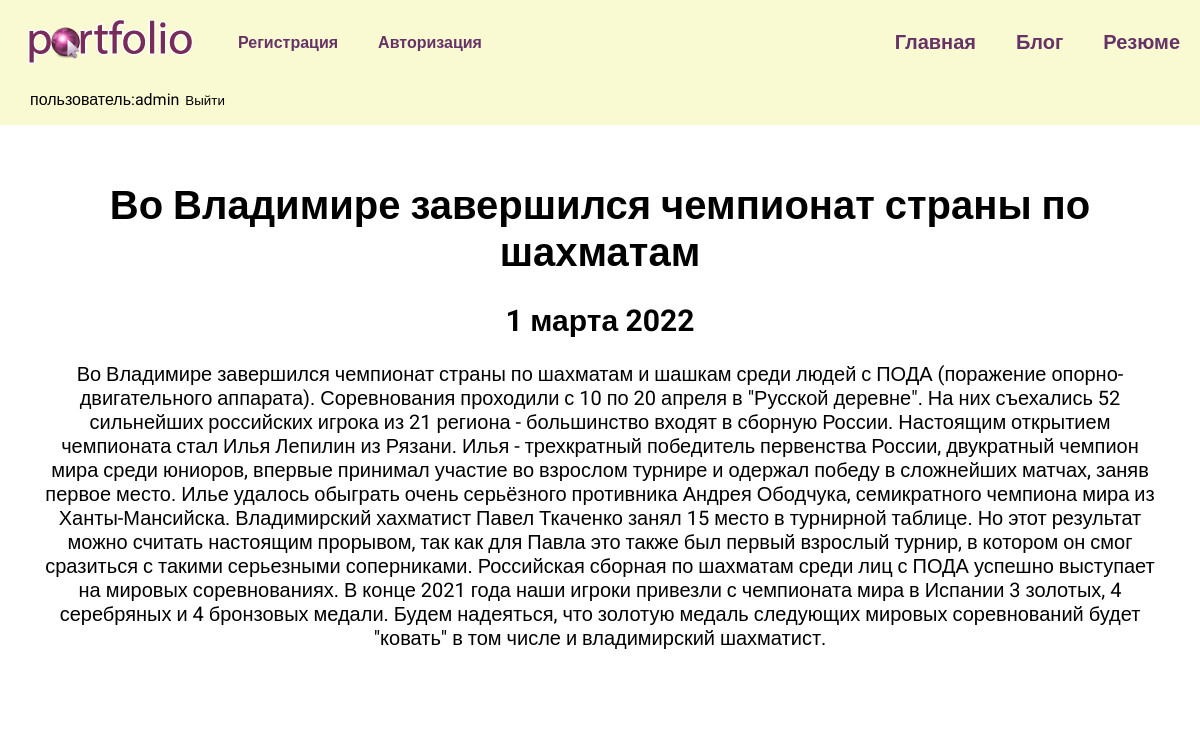
/bl/1 (signed in), run on the app's committed database.
### bl/models.py (models this page shows, shortened)
class Bl(models.Model):
    title = models.CharField(max_length=200)
    description = models.TextField()
    date = models.DateField()

### bl/views.py (the view)
# urls.py: path('<int:blog_id>', views.detail, name='detail')
def detail(request, blog_id):
    blog = get_object_or_404(Bl, pk=blog_id)
    return render(request, 'bl/detail.html', {'blog': blog})

### bl/templates/bl/detail.html
{% extends 'CityVladimir/base.html' %}
{% block content %}
<div class="detail">
    <h1>{{blog.title}}</h1>
    <h2>{{blog.date|date:'j E Y'}}</h2>
    {{blog.description|safe}}
</div>
{% endblock %}

### CityVladimir/templates/CityVladimir/base.html (shortened to what this page needs)
<!DOCTYPE html>
{% load static %}
<html lang="en">
<head>
    <link rel="stylesheet" href="{% static 'css/style.css' %}">
</head>
<div class="menu">
    <div class="wrap">
        <div class="logo">
            <a href="{% url 'index'%}"><img src="{% static 'images/logo.png'%}" alt=""></a>
            <li><a href="{% url 'create_user' %}">Регистрация</a></li>
            <li><a href="{% url 'loginuser' %}">Авторизация</a></li>
        </div>
        <ul>
            <li><a href="{% url 'index' %}">Главная</a></li>
            <li><a href="{% url 'blog:bl' %}">Блог</a></li>
            <li><a href="{% static 'image/resume.pdf'%}" target="_blank">Резюме</a></li>
        </ul>
    </div>
    <div class="user">
        {% if user.is_authenticated %}
        <p>пользователь:{{user.username}}</p>
        <form action="{% url 'logoutuser' %}" method="post">
            <button class="but"> Выйти</button>
        </form>
        {% endif %}
    </div>
</div>
<body>
    <div class="content">
        <div class="wrap">
            {% block content %}
            {% endblock %}
        </div>
    </div>
</body>
</html>

### CityVladimir/static/css/style.css (style rules this page uses)
body { background-color: #ffffff; font-family: 'Roboto', sans-serif; padding: 0; margin: 0; }
.wrap { max-width: 1350px; margin: 0 auto; padding: 10px 20px 0 20px; box-sizing: border-box; }
.user { max-width: 1350px; margin: 0 auto; padding-left: 30px; margin-top: 0px; box-sizing: border-box; display: flex; align-items: center; }
.logo { display: flex; justify-content: center; align-items: center; }
.logo li { list-style: none; }
.content .wrap { text-align: center; font-size: 20px; }
.detail { background-color: white; padding: 20px 20px 60px 20px; }
.menu { margin: 0 auto; background-color: lightgoldenrodyellow; position: sticky; top: 0; }
.menu .wrap { display: flex; justify-content: space-between; flex-wrap: wrap; align-items: center; }
.menu a { text-decoration: none; font-weight: bold; color: #663366; }
.menu ul { list-style: none; display: flex; font-size: 20px; }
.menu li { margin-left: 40px; }
.user .but { border: none; background-color: transparent; cursor: pointer; }

### data on the page
Bl: title "Во Владимире завершился чемпионат страны по шахматам", date "1 марта 2022", description "Во Владимире завершился чемпионат страны по шахматам и шашкам среди людей с ПОДА (поражение опорно-двигательного аппарата). Соревнования проходили с 10 по 20 апреля в \"Русской деревне\". На них съехались 52 сильнейших российских игрока из 21 региона - большинство входят в сборную России. Настоящим открытием чемпионата стал Илья Лепилин из Рязани. Илья - трехкратный победитель первенства России, двукратный чемпион мира среди юниоров, впервые принимал участие во взрослом турнире и одержал победу в сложнейших матчах, заняв первое место. Илье удалось обыграть очень серьёзного противника Андрея Ободчука, семикратного чемпиона мира из Ханты-Мансийска. Владимирский хахматист Павел Ткаченко занял 15…"

### other printed values
{{ user.username }} "admin"
